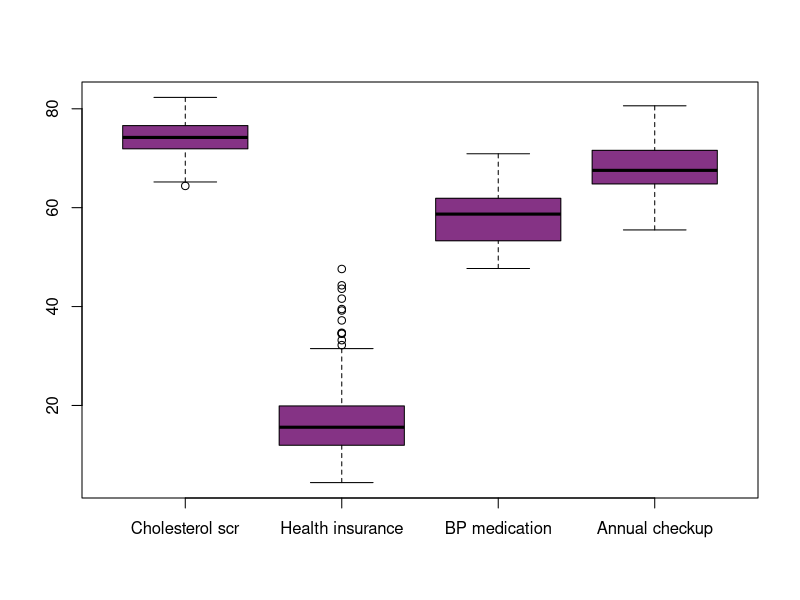
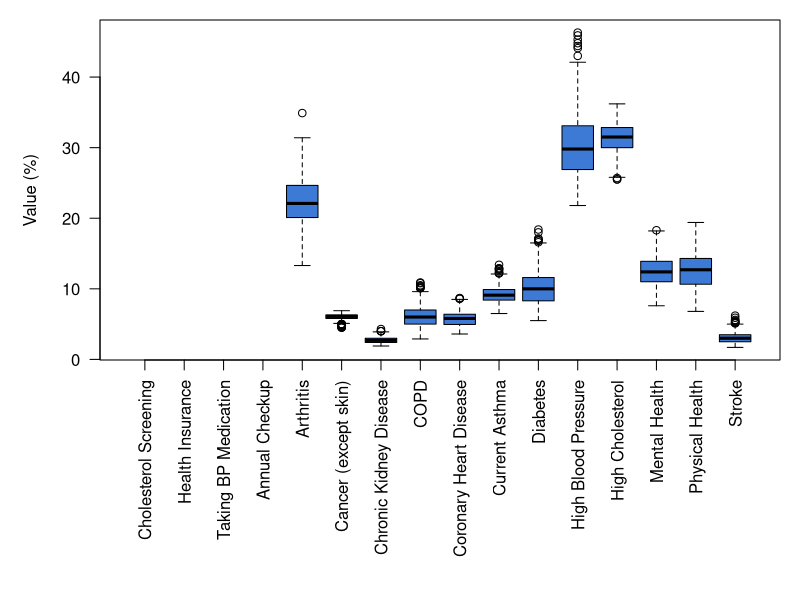
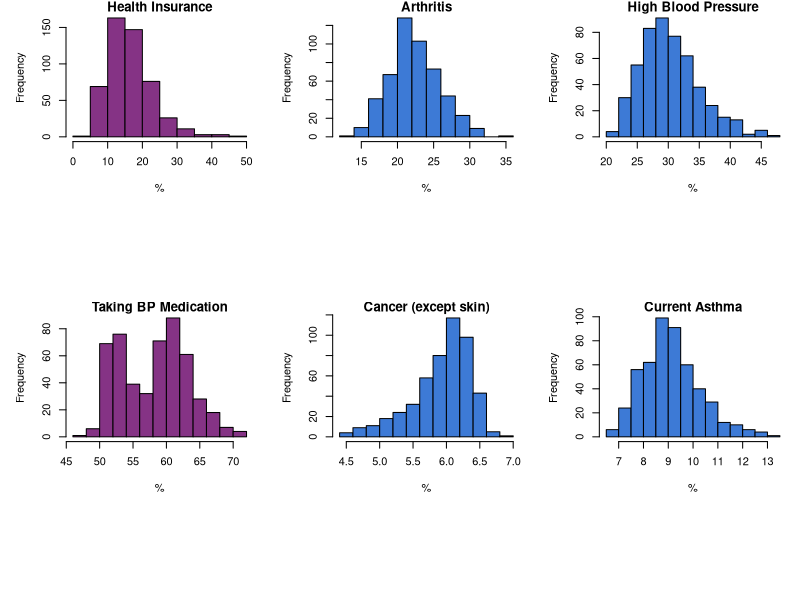
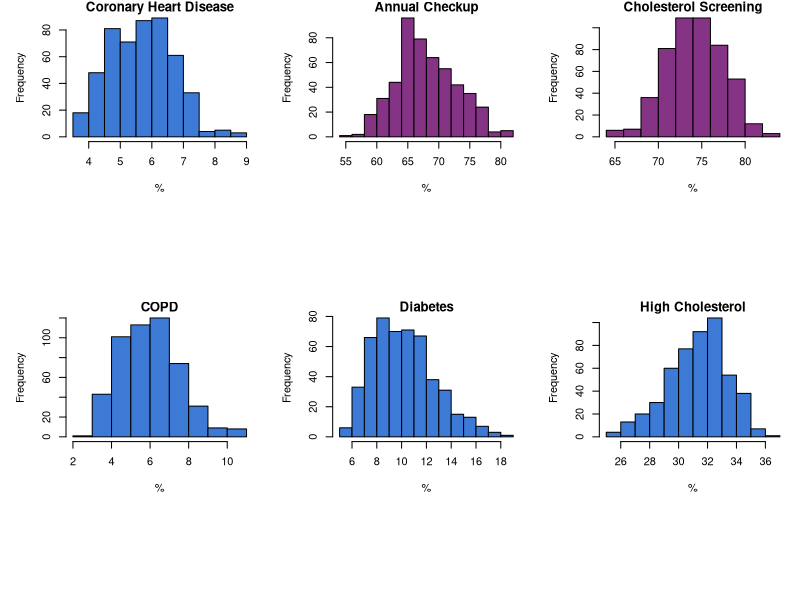
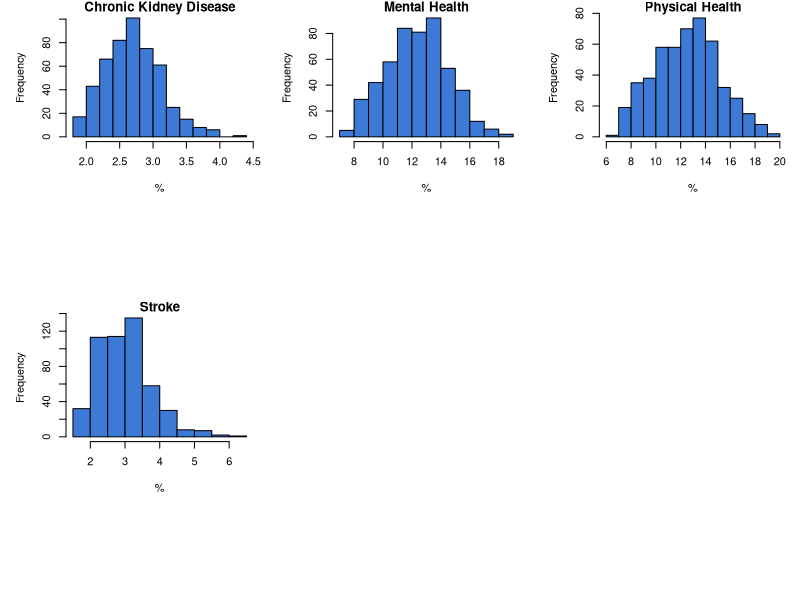
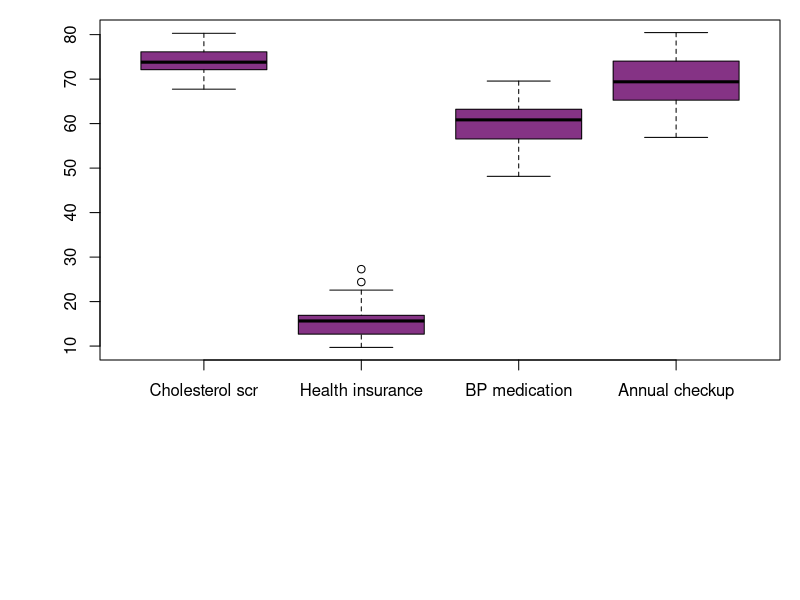
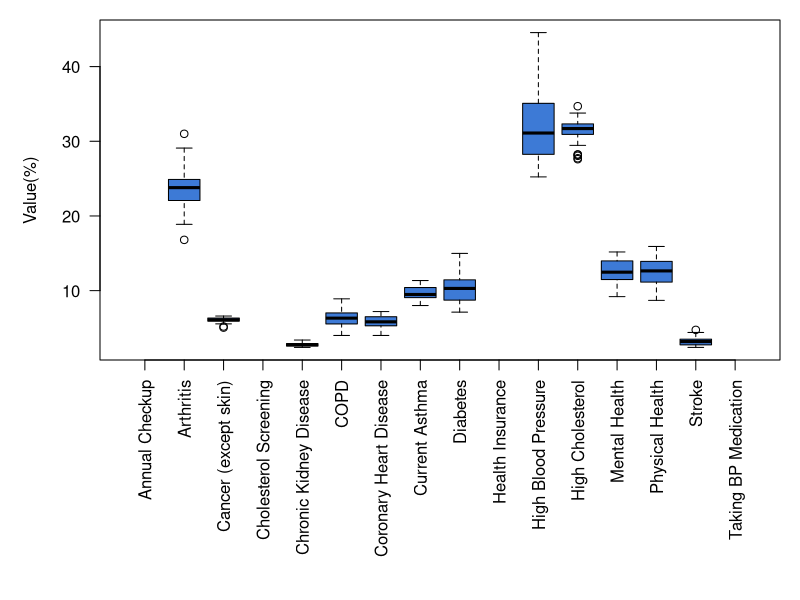
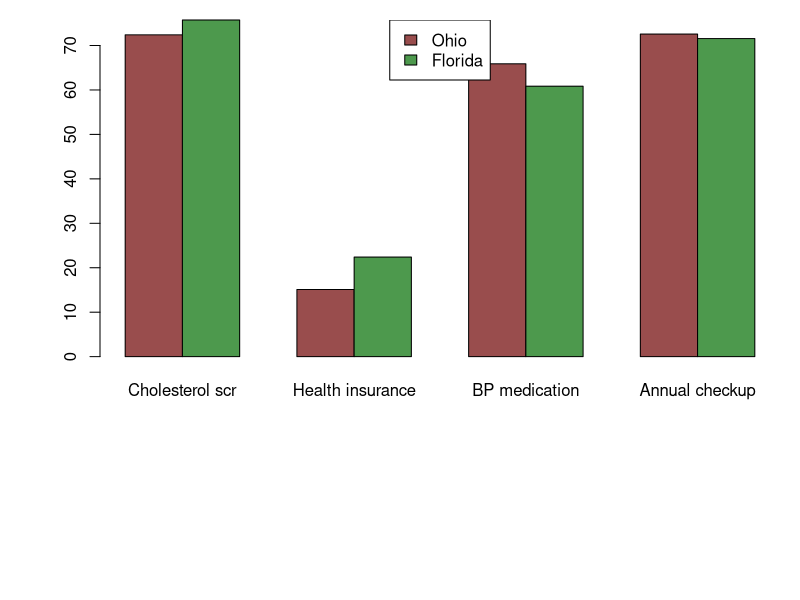

Write the R code that produced these figures, in order.
## ---- chunk 1
knitr::opts_chunk$set(echo = TRUE)
options(width = 60)
## ---- chunk 2
library('tidyverse')
library('knitr')
library('formatR')
library('dbplyr')
library('ggplot2')
## ---- chunk 3
health_data = read.csv("data_health_and_prevention.csv")
dim(health_data)
## ---- chunk 4
preventions = health_data[health_data["Category"] == "Prevention", c("Short_Question_Text", "Measure")] %>% distinct()
kable(preventions, align = "lr", caption = "Prevention")
illnesses = health_data[health_data["Category"] == "Health Outcomes", c("Short_Question_Text", "Measure")] %>% distinct()
kable(illnesses, align = "lr", caption = "Health Outcomes")
## ---- chunk 5
health_data$StateDesc = as.factor(health_data$StateDesc)
health_data$CityName = as.factor(health_data$CityName)
health_data$Category = as.factor(health_data$Category)
health_data$Measure = as.factor(health_data$Measure)
health_data$DataValueTypeID = as.factor(health_data$DataValueTypeID)
health_data$Short_Question_Text = as.factor(health_data$Short_Question_Text)
## ---- chunk 6
health_data_adj = health_data[health_data$DataValueTypeID== "AgeAdjPrv",]
## ---- chunk 7
state_data <- health_data_adj %>% group_by(StateDesc) %>% summarise(
  City.count = n_distinct(CityName),
  Population.count = sum(unique(PopulationCount))
)

per_state_summary <- health_data_adj %>% 
  group_by(StateDesc, Category, Measure, Short_Question_Text) %>% summarise(
  Total.percentage = sum(Data_Value*PopulationCount)/sum(PopulationCount),
  Population = sum(PopulationCount),
  Population.affected = round(sum(Data_Value*PopulationCount)/100)
)

## ---- chunk 8
health_data_adj$Percentage_in_Total = 
  health_data_adj$Data_Value*health_data_adj$PopulationCount/sum(state_data$Population.count)

health_data_adj$Affected_population = 
  round( health_data_adj$Data_Value*health_data_adj$PopulationCount*0.01)
## ---- chunk 9
#Definiranje redoslijeda za Mjere - bit ce potrebno kasnije

health_data_adj$Short_Question_Text <- factor(health_data_adj$Short_Question_Text, levels = c("Cholesterol Screening","Health Insurance","Taking BP Medication","Annual Checkup","Arthritis","Cancer (except skin)","Chronic Kidney Disease","COPD","Coronary Heart Disease","Current Asthma","Diabetes","High Blood Pressure","High Cholesterol","Mental Health","Physical Health","Stroke"))
## ---- chunk 10
library(ggplot2)
myRed <- rgb(0.6, 0.3, 0.3)
myPurple <- rgb(0.52, 0.2, 0.52)
myGreen <- rgb(0.3, 0.6, 0.3)
myBlue <- rgb(0.24, 0.48, 0.84)
myPink <- rgb(0.86, 0.76, 0.81)

## ---- chunk 11
boxplot(health_data_adj[health_data_adj$Short_Question_Text == "Cholesterol Screening",]$Data_Value,
        health_data_adj[health_data_adj$Short_Question_Text == "Health Insurance",]$Data_Value,
        health_data_adj[health_data_adj$Short_Question_Text == "Taking BP Medication",]$Data_Value,
        health_data_adj[health_data_adj$Short_Question_Text == "Annual Checkup",]$Data_Value,
        names = c("Cholesterol scr", "Health insurance", "BP medication", "Annual checkup"),
        col = myPurple
        #ylim = c(0,100)
        )

onlyHealthOutcomes = health_data_adj %>% filter(Category == "Health Outcomes")
# ne znam zasto prikazuje i podatke koji nisu prosli kroz filter :(
par(mar=c(12,5,1,1))
boxplot(Data_Value ~ Short_Question_Text, onlyHealthOutcomes, col = myBlue, las=2, xlab="", ylab = "Value (%)")

## ---- chunk 12
old.par <- par(mfrow=c(2,3))
for (measure in unique(health_data_adj$Short_Question_Text)) {
  if (unique(health_data_adj[health_data_adj$Short_Question_Text == measure,]$Category) == c("Prevention")){
    color = myPurple
  } else {
    color = myBlue
  }
  hist(health_data_adj[health_data_adj$Short_Question_Text == measure,]$Data_Value, main = measure, xlab = "%", col = color)
}
par(old.par)
## ---- chunk 13
#Ovo je nemoguce lijepo formatirat u pdfu pa sam izbacila
#Mjere položaja i rasipanja za svaku preventivnu mjeru i health outcome
measure_summary <- health_data_adj %>% 
  group_by(Short_Question_Text) %>% summarise(
  Total.percentage = sum(Data_Value*PopulationCount/sum(state_data$Population.count)),
  Median.percentage = median(Data_Value),
  Q1.percentage = quantile(Data_Value, probs = 0.25),
  Q3.percentage = quantile(Data_Value, probs = 0.75),
  Min.percentage = min(Data_Value),
  Max.percentage = max(Data_Value),
  Range.percentage = max(Data_Value)-min(Data_Value),
  IQR.percentage = IQR(Data_Value),
  Std.percentage = sd(Data_Value)
)

## ---- chunk 14
#Boxplotovi za podatke ako grupiramo po saveznim državama

boxplot(per_state_summary[per_state_summary$Short_Question_Text == "Cholesterol Screening",]$Total.percentage,
        per_state_summary[per_state_summary$Short_Question_Text == "Health Insurance",]$Total.percentage,
        per_state_summary[per_state_summary$Short_Question_Text == "Taking BP Medication",]$Total.percentage,
        per_state_summary[per_state_summary$Short_Question_Text == "Annual Checkup",]$Total.percentage,
        names = c("Cholesterol scr", "Health insurance", "BP medication", "Annual checkup"),
        col = myPurple
        )

#isti problem kao i gore
onlyHealthOutcomes = per_state_summary %>% filter(Category == "Health Outcomes")
par(mar=c(12,5,1,1))
boxplot(Total.percentage ~ Short_Question_Text, data = onlyHealthOutcomes, col = myBlue, las=2, xlab="", ylab="Value(%)")
## ---- chunk 15
#Deskriptivna statistika za Ohio i Floridu

Ohio <- per_state_summary[(per_state_summary$StateDesc == "Ohio" & per_state_summary$Category == "Prevention"),]

Florida <- per_state_summary[(per_state_summary$StateDesc == "Florida" & per_state_summary$Category == "Prevention"),]

counts <- matrix(c(Ohio$Total.percentage, Florida$Total.percentage), nrow = 2, byrow = TRUE)

barplot(counts, names = c("Cholesterol scr", "Health insurance", "BP medication", "Annual checkup"), col = c(myRed, myGreen), beside = TRUE)
legend("top",
      legend = c("Ohio", "Florida"),
       fill = c(myRed, myGreen))

## ---- chunk 16
#Hi-kvadrat testovi proporcije za Ohio i Floridu

res1 <- prop.test(c(Ohio[Ohio$Short_Question_Text == "Cholesterol Screening",]$Population.affected, Florida[Florida$Short_Question_Text == "Cholesterol Screening",]$Population.affected), c(Ohio[Ohio$Short_Question_Text == "Cholesterol Screening",]$Population, Florida[Florida$Short_Question_Text == "Cholesterol Screening",]$Population), alternative ="l")

res1

res2 <- prop.test(c(Ohio[Ohio$Short_Question_Text == "Health Insurance",]$Population.affected, Florida[Florida$Short_Question_Text == "Health Insurance",]$Population.affected), c(Ohio[Ohio$Short_Question_Text == "Health Insurance",]$Population, Florida[Florida$Short_Question_Text == "Health Insurance",]$Population), alternative ="l")

res2

res3 <- prop.test(c(Ohio[Ohio$Short_Question_Text == "Taking BP Medication",]$Population.affected, Florida[Florida$Short_Question_Text == "Taking BP Medication",]$Population.affected), c(Ohio[Ohio$Short_Question_Text == "Taking BP Medication",]$Population, Florida[Florida$Short_Question_Text == "Taking BP Medication",]$Population), alternative ="g")

res3

res4 <- prop.test(c(Ohio[Ohio$Short_Question_Text == "Annual Checkup",]$Population.affected, Florida[Florida$Short_Question_Text == "Annual Checkup",]$Population.affected), c(Ohio[Ohio$Short_Question_Text == "Annual Checkup",]$Population, Florida[Florida$Short_Question_Text == "Annual Checkup",]$Population), alternative ="g")

res4
## ---- chunk 17
#Deskriptivna statistika za odabrane savezne drzave
Illinois_COPD <- per_state_summary[(per_state_summary$StateDesc == "Illinois" & per_state_summary$Short_Question_Text == "COPD"),]

Iowa_COPD <- per_state_summary[(per_state_summary$StateDesc == "Iowa" & per_state_summary$Short_Question_Text == "COPD"),]

S_Dakota_COPD <- per_state_summary[(per_state_summary$StateDesc == "South Dakota" & per_state_summary$Short_Question_Text == "COPD"),]

barplot(c(Illinois_COPD$Total.percentage, Iowa_COPD$Total.percentage, S_Dakota_COPD$Total.percentage), col = c(myPink, myPurple, myBlue), names = c("Illinois", "Iowa", "South Dakota"))
## ---- chunk 18
#Hi-kvadrat test proporcije za COPD u odabranim drzavama
res5 <- prop.test(c(Illinois_COPD$Population.affected, Iowa_COPD$Population.affected, S_Dakota_COPD$Population.affected), c(Illinois_COPD$Population, Iowa_COPD$Population, S_Dakota_COPD$Population))

res5
## ---- chunk 19

per_city_data <- health_data_adj %>% group_by(CityName, PopulationCount, StateDesc) %>% summarise(
  checkup = Data_Value[Short_Question_Text == "Annual Checkup"],
  insurance = 100.0 - Data_Value[Short_Question_Text == "Health Insurance"],
  bp_med = Data_Value[Short_Question_Text == "Taking BP Medication"],
  chol_screen = Data_Value[Short_Question_Text == "Cholesterol Screening"],
  arthritis = Data_Value[Short_Question_Text == "Arthritis"],
  cancer_noskin = Data_Value[Short_Question_Text == "Cancer (except skin)"],
  copd = Data_Value[Short_Question_Text == "COPD"],
  coronary_heart_disease = Data_Value[Short_Question_Text == "Coronary Heart Disease"],
  asthma = Data_Value[Short_Question_Text == "Current Asthma"],
  diabetes = Data_Value[Short_Question_Text == "Diabetes"],
  high_bp = Data_Value[Short_Question_Text == "High Blood Pressure"],
  high_col = Data_Value[Short_Question_Text == "High Cholesterol"],
  mental_health = Data_Value[Short_Question_Text == "Mental Health"],
  physical_health = Data_Value[Short_Question_Text == "Physical Health"],
  stroke = Data_Value[Short_Question_Text == "Stroke"],
  ckd = Data_Value[Short_Question_Text == "Chronic Kidney Disease"]
)

per_city_data <- per_city_data[per_city_data['StateDesc'] != "California" & per_city_data['StateDesc'] != "Colorado" & per_city_data['StateDesc'] != "Washington" & per_city_data['StateDesc'] != "Oregon" & per_city_data['StateDesc'] != "Nevada",]
## ---- chunk 20
formula <- cbind(arthritis, cancer_noskin, copd, coronary_heart_disease, asthma, diabetes, high_bp, high_col, mental_health, physical_health, stroke, ckd) ~ checkup + insurance + bp_med + chol_screen
fit <- lm(formula, data=per_city_data)
summary(fit)
## ---- chunk 21
plot(per_city_data$checkup, per_city_data$ckd, xlab="Godišnji pregled (%)", ylab="Kronične bolesti bubrega (%)")
abline(lm(ckd ~ checkup, data=per_city_data), col="blue")
plot(per_city_data$insurance, per_city_data$ckd, xlab="Zdravstveno osigurani (%)", ylab="Kronične bolesti bubrega (%)")
abline(lm(ckd ~ insurance, data=per_city_data), col="blue")
plot(per_city_data$bp_med, per_city_data$ckd, xlab="Ljekovi za krvni tlak (%)", ylab="Kronične bolesti bubrega (%)")
abline(lm(ckd ~ bp_med, data=per_city_data), col="blue")
plot(per_city_data$chol_screen, per_city_data$ckd, xlab="Pregled kolesterola (%)", ylab="Kronične bolesti bubrega (%)")
abline(lm(ckd ~ chol_screen, data=per_city_data), col="blue")
## ---- chunk 22
summary(fit)['Response ckd']
# par(mfrow=c(2,1), mar=c(3,3,1,1), mgp=c(2, 1, 0))
# qqnorm(fit$residuals[, 'ckd'])
# qqline(fit$residuals[, 'ckd'], col = "steelblue", lwd = 2)
# plot(fit$fitted.values[, 'ckd'], rstandard(fit)[, 'ckd'], ylab="Standardizirani reziduali", xlab="Procjena y")
# abline(0, 0, col="blue")
# par(mfrow=c(2,2))
# plot(per_city_data$checkup, rstandard(fit)[, 'ckd'], ylab="Standardizirani reziduali", xlab="Godišnji pregled (%)")
# abline(0, 0, col="blue")
# plot(per_city_data$insurance, rstandard(fit)[, 'ckd'], ylab="Standardizirani reziduali", xlab="Zdravstveno osigurani (%)")
# abline(0, 0, col="blue")
# plot(per_city_data$bp_med, rstandard(fit)[, 'ckd'], ylab="Standardizirani reziduali", xlab="Ljekovi za krvni tlak (%)")
# abline(0, 0, col="blue")
# plot(per_city_data$chol_screen, rstandard(fit)[, 'ckd'], ylab="Standardizirani reziduali", xlab="Pregled kolesterola (%)")
# abline(0, 0, col="blue")
## ---- chunk 23
fit2 <- lm(ckd ~ insurance + chol_screen + checkup + bp_med, data=per_city_data)
summary(fit2)

par(mfrow=c(2,1), mar=c(3,3,1,1), mgp=c(2, 1, 0))
qqnorm(rstandard(fit2), main="Normal QQ plot of standardized residuals")
qqline(rstandard(fit2), col = "steelblue", lwd = 2)
plot(fit2$fitted.values, rstandard(fit2), ylab="Standardizirani reziduali", xlab="Procjena y")
abline(0, 0, col="blue")

par(mfrow=c(2,2))
plot(per_city_data$checkup, rstandard(fit2), ylab="Standardizirani reziduali", xlab="Godišnji pregled (%)")
abline(0, 0, col="blue")
plot(per_city_data$insurance, rstandard(fit2), ylab="Standardizirani reziduali", xlab="Zdravstveno osigurani (%)")
abline(0, 0, col="blue")
plot(per_city_data$chol_screen, rstandard(fit2), ylab="Standardizirani reziduali", xlab="Pregled kolesterola (%)")
abline(0, 0, col="blue")
plot(per_city_data$bp_med, rstandard(fit2), ylab="Standardizirani reziduali", xlab="Ljekovi za krvni tlak (%)")
abline(0, 0, col="blue")
## ---- chunk 24
dta <- per_city_data[per_city_data['bp_med'] < 55, ]
dta <- dta %>% group_by(StateDesc) %>% summarise(
  count = n_distinct(CityName)
)
dta
state_data
